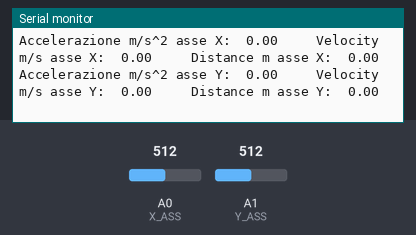
Simulated run of this sketch. Board: Arduino Uno, built with avr-gcc and run on an emulated ATmega328P. Parts: the last lines printed to the serial monitor. The test bench sets the inputs (shaded band); at power-on: A0 (X_ASS) = 512, A1 (Y_ASS) = 512.

Above: at 13.2 s.
13.3 s: A0 (X_ASS) set to 462
At 14.3 s:
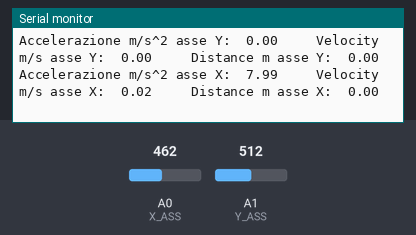
16.3 s: A0 (X_ASS) set to 449
At 16.8 s:
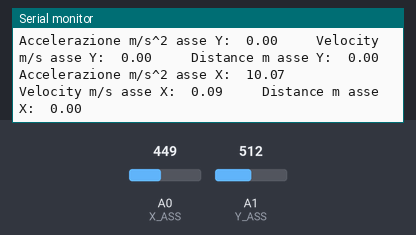
Timing chart, 0 to 19.3 s (numbered marks = the images above; inputs shaded):
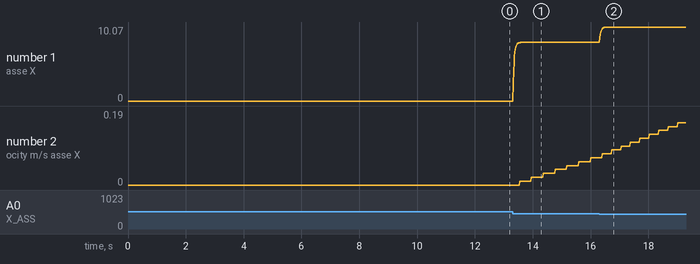

The sketch:

distace-si_LPF.ino
```cpp
#define POWER_SUPPLY        (5.0F)
#define ADC_RESOLUTION      1024
#define BAUD_RATE           115200

#define X_ASS A0
#define Y_ASS A1
#define Z_ASS A2

#define ZERO_G_REF_VOLTAGE     (1.65F)
#define SENSOR_SENTITIVITY     (0.300F)
#define ALPHA                  (0.3F)

float x0gCurrent, y0gCurrent;
int xSample, ySample;
float xVoltage, yVoltage;
float gxAcceleration, gyAcceleration;
float xAcceleration, yAcceleration;
float fxAcceleration, fyAcceleration;
float xVelocity, yVelocity;
float xDistance, yDistance;
float xPreviewVelocity = 0.0;
float yPreviewVelocity = 0.0;
float xPreviewDistance = 0.0;
float yPreviewDistance = 0.0;
int tDelay = 50;
float dt = (float)tDelay / 1000000;

void cinematicSerialPrint(void);
void cinematicRead(void);
void accelerometerCalibration(void);


void setup()
{
  Serial.begin(BAUD_RATE);
  accelerometerCalibration();
}


void loop()
{
  cinematicRead();
  cinematicSerialPrint();
  delayMicroseconds(tDelay);
}


void cinematicSerialPrint(void)
{
  Serial.print("Accelerazione m/s^2 asse X:  ");
  Serial.print(fxAcceleration);
  Serial.print("     Velocity m/s asse X:  ");
  Serial.print(xVelocity);
  Serial.print("     Distance m asse X:  ");
  Serial.println(xDistance);
  Serial.print("Accelerazione m/s^2 asse Y:  ");
  Serial.print(fyAcceleration);
  Serial.print("     Velocity m/s asse Y:  ");
  Serial.print(yVelocity);
  Serial.print("     Distance m asse Y:  ");
  Serial.println(yDistance);
  Serial.println();
}


void cinematicRead(void)
{
  xSample = analogRead(X_ASS);
  xVoltage = (((float)xSample) * POWER_SUPPLY) / (ADC_RESOLUTION - 1);
  gxAcceleration = ((xVoltage - ZERO_G_REF_VOLTAGE) / SENSOR_SENTITIVITY) - x0gCurrent;
  xAcceleration = abs(gxAcceleration) * 9.81;
  fxAcceleration = xAcceleration * ALPHA + (fxAcceleration * (1.0 - ALPHA));
  xVelocity = xPreviewVelocity + fxAcceleration * dt;
  xDistance = xPreviewDistance + xVelocity * dt;
  xPreviewVelocity = xVelocity;
  xPreviewDistance = xDistance;

  ySample = analogRead(Y_ASS);
  yVoltage = (((float)ySample) * POWER_SUPPLY) / (ADC_RESOLUTION - 1);
  gyAcceleration = ((yVoltage - ZERO_G_REF_VOLTAGE) / SENSOR_SENTITIVITY) - y0gCurrent;
  yAcceleration = abs(gyAcceleration) * 9.81;
  fyAcceleration = yAcceleration * ALPHA + (fyAcceleration * (1.0 - ALPHA));
  yVelocity = yPreviewVelocity + fyAcceleration * dt;
  yDistance = yPreviewVelocity + yVelocity * dt;
  yPreviewVelocity = yVelocity;
  yPreviewDistance = yDistance;
}


void accelerometerCalibration(void)
{
  int sample;
  float voltage;

  sample = analogRead(X_ASS);
  voltage = (((float)sample) * 5.0) / 1023;
  x0gCurrent = (voltage - ZERO_G_REF_VOLTAGE) / SENSOR_SENTITIVITY;

  sample = analogRead(Y_ASS);
  voltage = (((float)sample) * 5.0) / 1023;
  y0gCurrent = (voltage - ZERO_G_REF_VOLTAGE) / SENSOR_SENTITIVITY;
}
```

Measured:
- after the input at 13.3 s, the serial monitor: prints a new line at once (image 1)
- after the input at 16.3 s, the serial monitor: prints a new line at once (image 2)
- plotted number 1: 0 → 7.99 after the input at 13.3 s, 7.99 → 10.07 after the input at 16.3 s
- plotted number 2: 0 → 0.07 after the input at 13.3 s, 0.07 → 0.19 after the input at 16.3 s
